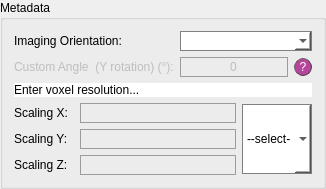
         <widget class="QGroupBox" name="metadata">
          <property name="sizePolicy">
           <sizepolicy hsizetype="Preferred" vsizetype="Maximum">
            <horstretch>0</horstretch>
            <verstretch>0</verstretch>
           </sizepolicy>
          </property>
          <property name="styleSheet">
           <string notr="true">QGroupBox#metadata{font: 25 italic 10pt &quot;Calibri Light&quot;;}

</string>
          </property>
          <property name="title">
           <string>Metadata</string>
          </property>
          <layout class="QVBoxLayout" name="verticalLayout_7">
           <item>
            <layout class="QFormLayout" name="formLayout_4">
             <item row="0" column="0">
              <widget class="QLabel" name="lab_ch1_2">
               <property name="sizePolicy">
                <sizepolicy hsizetype="Fixed" vsizetype="Fixed">
                 <horstretch>0</horstretch>
                 <verstretch>0</verstretch>
                </sizepolicy>
               </property>
               <property name="minimumSize">
                <size>
                 <width>160</width>
                 <height>20</height>
                </size>
               </property>
               <property name="maximumSize">
                <size>
                 <width>110</width>
                 <height>20</height>
                </size>
               </property>
               <property name="styleSheet">
                <string notr="true">font: 25 10pt &quot;Calibri Light&quot;;</string>
               </property>
               <property name="text">
                <string>Imaging Orientation: </string>
               </property>
              </widget>
             </item>
             <item row="0" column="1">
              <widget class="QComboBox" name="cB_stack_orient">
               <property name="enabled">
                <bool>true</bool>
               </property>
               <property name="sizePolicy">
                <sizepolicy hsizetype="Preferred" vsizetype="Fixed">
                 <horstretch>0</horstretch>
                 <verstretch>0</verstretch>
                </sizepolicy>
               </property>
               <property name="minimumSize">
                <size>
                 <width>80</width>
                 <height>20</height>
                </size>
               </property>
               <property name="maximumSize">
                <size>
                 <width>16777215</width>
                 <height>20</height>
                </size>
               </property>
               <property name="focusPolicy">
                <enum>Qt::NoFocus</enum>
               </property>
               <property name="styleSheet">
                <string notr="true">QComboBox {
    border: 1px solid gray;
	font: 25 10pt &quot;Calibri Light&quot;;
}

QComboBox:editable {
    background: white;
}

QComboBox:!editable, QComboBox::drop-down:editable {
     background: rgb(255, 255, 255);
}

/* QComboBox gets the &quot;on&quot; state when the popup is open */
QComboBox:!editable:on, QComboBox::drop-down:editable:on {
    background:rgba(170, 0, 127, 100);
}

QComboBox QAbstractItemView {
    border: 1px solid darkgray;
    selection-background-color:  rgba(162, 0, 122,180);
	font: 25 10pt &quot;Calibri Light&quot;;
}
</string>
               </property>
              </widget>
             </item>
             <item row="1" column="0">
              <widget class="QLabel" name="lab_custom_angle">
               <property name="enabled">
                <bool>false</bool>
               </property>
               <property name="sizePolicy">
                <sizepolicy hsizetype="Fixed" vsizetype="Fixed">
                 <horstretch>0</horstretch>
                 <verstretch>0</verstretch>
                </sizepolicy>
               </property>
               <property name="minimumSize">
                <size>
                 <width>160</width>
                 <height>20</height>
                </size>
               </property>
               <property name="maximumSize">
                <size>
                 <width>100</width>
                 <height>20</height>
                </size>
               </property>
               <property name="styleSheet">
                <string notr="true">font: 25 10pt &quot;Calibri Light&quot;;</string>
               </property>
               <property name="text">
                <string>Custom Angle  (Y rotation) (°):</string>
               </property>
              </widget>
             </item>
             <item row="1" column="1">
              <layout class="QHBoxLayout" name="horizontalLayout_11">
               <item>
                <widget class="QLineEdit" name="cust_angle">
                 <property name="enabled">
                  <bool>false</bool>
                 </property>
                 <property name="minimumSize">
                  <size>
                   <width>80</width>
                   <height>20</height>
                  </size>
                 </property>
                 <property name="maximumSize">
                  <size>
                   <width>16777215</width>
                   <height>20</height>
                  </size>
                 </property>
                 <property name="focusPolicy">
                  <enum>Qt::StrongFocus</enum>
                 </property>
                 <property name="layoutDirection">
                  <enum>Qt::RightToLeft</enum>
                 </property>
                 <property name="styleSheet">
                  <string notr="true">QLineEdit {background-color: rgba(0,0,0,0);
border: 1px solid rgb(156, 156, 156);
font: 25 10pt &quot;Calibri Light&quot;;
font-family: &quot;Calibri Light&quot;;
}
QLineEdit:focus { border: 1px solid #eb6fbd;}
					</string>
                 </property>
                 <property name="text">
                  <string>0</string>
                 </property>
                 <property name="maxLength">
                  <number>20</number>
                 </property>
                 <property name="frame">
                  <bool>true</bool>
                 </property>
                 <property name="alignment">
                  <set>Qt::AlignCenter</set>
                 </property>
                 <property name="placeholderText">
                  <string/>
                 </property>
                </widget>
               </item>
               <item>
                <widget class="QPushButton" name="q_y_rot">
                 <property name="minimumSize">
                  <size>
                   <width>18</width>
                   <height>18</height>
                  </size>
                 </property>
                 <property name="maximumSize">
                  <size>
                   <width>18</width>
                   <height>18</height>
                  </size>
                 </property>
                 <property name="styleSheet">
                  <string notr="true">QPushButton{border-radius:9px;
border-width: 1px;
border-style: outset;
border-color: rgb(66, 66, 66);
background-color: rgba(162, 0, 122,180);
color: rgb(255, 255, 255);
font: 9pt &quot;Calibri Light&quot;;}

QPushButton:hover{
background-color: rgb(0, 0, 0);
border-color: #672146
}</string>
                 </property>
                 <property name="text">
                  <string>?</string>
                 </property>
                </widget>
               </item>
              </layout>
             </item>
            </layout>
           </item>
           <item>
            <widget class="QLabel" name="lab_no_ch_21">
             <property name="styleSheet">
              <string notr="true">font: bold 10pt &quot;Calibri&quot;;
background-color: rgb(255, 255, 255);</string>
             </property>
             <property name="text">
              <string>Enter voxel resolution...</string>
             </property>
             <property name="alignment">
              <set>Qt::AlignBottom|Qt::AlignLeading|Qt::AlignLeft</set>
             </property>
            </widget>
           </item>
           <item>
            <layout class="QHBoxLayout" name="horizontalLayout_10">
             <item>
              <layout class="QFormLayout" name="formLayout_3">
               <item row="0" column="1">
                <widget class="QLineEdit" name="scaling_x">
                 <property name="minimumSize">
                  <size>
                   <width>0</width>
                   <height>20</height>
                  </size>
                 </property>
                 <property name="maximumSize">
                  <size>
                   <width>16777215</width>
                   <height>20</height>
                  </size>
                 </property>
                 <property name="focusPolicy">
                  <enum>Qt::StrongFocus</enum>
                 </property>
                 <property name="layoutDirection">
                  <enum>Qt::RightToLeft</enum>
                 </property>
                 <property name="styleSheet">
                  <string notr="true">QLineEdit {background-color: rgba(0,0,0,0);
border: 1px solid rgb(156, 156, 156);
font: 25 10pt &quot;Calibri Light&quot;;
font-family: &quot;Calibri Light&quot;;
}
QLineEdit:focus { border: 1px solid #eb6fbd;}
					</string>
                 </property>
                 <property name="maxLength">
                  <number>40</number>
                 </property>
                 <property name="frame">
                  <bool>true</bool>
                 </property>
                 <property name="placeholderText">
                  <string/>
                 </property>
                </widget>
               </item>
               <item row="1" column="0">
                <widget class="QLabel" name="lab_ch1_4">
                 <property name="sizePolicy">
                  <sizepolicy hsizetype="Fixed" vsizetype="Fixed">
                   <horstretch>0</horstretch>
                   <verstretch>0</verstretch>
                  </sizepolicy>
                 </property>
                 <property name="minimumSize">
                  <size>
                   <width>60</width>
                   <height>20</height>
                  </size>
                 </property>
                 <property name="maximumSize">
                  <size>
                   <width>60</width>
                   <height>20</height>
                  </size>
                 </property>
                 <property name="styleSheet">
                  <string notr="true">font: 25 10pt &quot;Calibri Light&quot;;</string>
                 </property>
                 <property name="text">
                  <string>Scaling Y: </string>
                 </property>
                </widget>
               </item>
               <item row="1" column="1">
                <widget class="QLineEdit" name="scaling_y">
                 <property name="minimumSize">
                  <size>
                   <width>0</width>
                   <height>20</height>
                  </size>
                 </property>
                 <property name="maximumSize">
                  <size>
                   <width>16777215</width>
                   <height>20</height>
                  </size>
                 </property>
                 <property name="focusPolicy">
                  <enum>Qt::StrongFocus</enum>
                 </property>
                 <property name="layoutDirection">
                  <enum>Qt::RightToLeft</enum>
                 </property>
                 <property name="styleSheet">
                  <string notr="true">QLineEdit {background-color: rgba(0,0,0,0);
border: 1px solid rgb(156, 156, 156);
font: 25 10pt &quot;Calibri Light&quot;;
font-family: &quot;Calibri Light&quot;;
}
QLineEdit:focus { border: 1px solid #eb6fbd;}
					</string>
                 </property>
                 <property name="maxLength">
                  <number>40</number>
                 </property>
                 <property name="frame">
                  <bool>true</bool>
                 </property>
                 <property name="placeholderText">
                  <string/>
                 </property>
                </widget>
               </item>
               <item row="2" column="0">
                <widget class="QLabel" name="lab_ch1_5">
                 <property name="sizePolicy">
                  <sizepolicy hsizetype="Fixed" vsizetype="Fixed">
                   <horstretch>0</horstretch>
                   <verstretch>0</verstretch>
                  </sizepolicy>
                 </property>
                 <property name="minimumSize">
                  <size>
                   <width>60</width>
                   <height>20</height>
                  </size>
                 </property>
                 <property name="maximumSize">
                  <size>
                   <width>60</width>
                   <height>20</height>
                  </size>
                 </property>
                 <property name="styleSheet">
                  <string notr="true">font: 25 10pt &quot;Calibri Light&quot;;</string>
                 </property>
                 <property name="text">
                  <string>Scaling Z: </string>
                 </property>
                </widget>
               </item>
               <item row="2" column="1">
                <widget class="QLineEdit" name="scaling_z">
                 <property name="minimumSize">
                  <size>
                   <width>0</width>
                   <height>20</height>
                  </size>
                 </property>
                 <property name="maximumSize">
                  <size>
                   <width>16777215</width>
                   <height>20</height>
                  </size>
                 </property>
                 <property name="focusPolicy">
                  <enum>Qt::StrongFocus</enum>
                 </property>
                 <property name="layoutDirection">
                  <enum>Qt::RightToLeft</enum>
                 </property>
                 <property name="styleSheet">
                  <string notr="true">QLineEdit {background-color: rgba(0,0,0,0);
border: 1px solid rgb(156, 156, 156);
font: 25 10pt &quot;Calibri Light&quot;;
font-family: &quot;Calibri Light&quot;;
}
QLineEdit:focus { border: 1px solid #eb6fbd;}
					</string>
                 </property>
                 <property name="maxLength">
                  <number>40</number>
                 </property>
                 <property name="frame">
                  <bool>true</bool>
                 </property>
                 <property name="placeholderText">
                  <string/>
                 </property>
                </widget>
               </item>
               <item row="0" column="0">
                <widget class="QLabel" name="lab_ch1_3">
                 <property name="sizePolicy">
                  <sizepolicy hsizetype="Fixed" vsizetype="Fixed">
                   <horstretch>0</horstretch>
                   <verstretch>0</verstretch>
                  </sizepolicy>
                 </property>
                 <property name="minimumSize">
                  <size>
                   <width>60</width>
                   <height>20</height>
                  </size>
                 </property>
                 <property name="maximumSize">
                  <size>
                   <width>60</width>
                   <height>20</height>
                  </size>
                 </property>
                 <property name="styleSheet">
                  <string notr="true">font: 25 10pt &quot;Calibri Light&quot;;</string>
                 </property>
                 <property name="text">
                  <string>Scaling X: </string>
                 </property>
                </widget>
               </item>
              </layout>
             </item>
             <item>
              <widget class="QComboBox" name="cB_units">
               <property name="enabled">
                <bool>true</bool>
               </property>
               <property name="sizePolicy">
                <sizepolicy hsizetype="Fixed" vsizetype="Fixed">
                 <horstretch>0</horstretch>
                 <verstretch>0</verstretch>
                </sizepolicy>
               </property>
               <property name="minimumSize">
                <size>
                 <width>70</width>
                 <height>70</height>
                </size>
               </property>
               <property name="maximumSize">
                <size>
                 <width>70</width>
                 <height>70</height>
                </size>
               </property>
               <property name="focusPolicy">
                <enum>Qt::ClickFocus</enum>
               </property>
               <property name="styleSheet">
                <string notr="true">QComboBox {
    border: 1px solid gray;
	font: 25 10pt &quot;Calibri Light&quot;;
}

QComboBox:editable {
    background: white;
}

QComboBox:!editable, QComboBox::drop-down:editable {
     background: rgb(255, 255, 255);
}

/* QComboBox gets the &quot;on&quot; state when the popup is open */
QComboBox:!editable:on, QComboBox::drop-down:editable:on {
    background:rgba(170, 0, 127, 100);
}

QComboBox QAbstractItemView {
    border: 1px solid darkgray;
    selection-background-color:  rgba(162, 0, 122,180);
	font: 25 10pt &quot;Calibri Light&quot;;
}
</string>
               </property>
               <item>
                <property name="text">
                 <string>--select--</string>
                </property>
               </item>
               <item>
                <property name="text">
                 <string>um</string>
                </property>
               </item>
               <item>
                <property name="text">
                 <string>mm</string>
                </property>
               </item>
              </widget>
             </item>
            </layout>
           </item>
          </layout>
         </widget>
